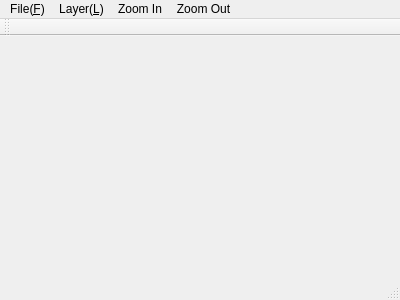
<?xml version="1.0" encoding="UTF-8"?>
<ui version="4.0">
 <class>MainWindow</class>
 <widget class="QMainWindow" name="MainWindow">
  <property name="geometry">
   <rect>
    <x>0</x>
    <y>0</y>
    <width>400</width>
    <height>300</height>
   </rect>
  </property>
  <property name="windowTitle">
   <string>MainWindow</string>
  </property>
  <widget class="QWidget" name="centralWidget"/>
  <widget class="QMenuBar" name="menuBar">
   <property name="geometry">
    <rect>
     <x>0</x>
     <y>0</y>
     <width>400</width>
     <height>21</height>
    </rect>
   </property>
   <widget class="QMenu" name="menuFile_F">
    <property name="title">
     <string>File(&amp;F)</string>
    </property>
    <addaction name="actionOpenProject"/>
   </widget>
   <widget class="QMenu" name="menuLayer_L">
    <property name="title">
     <string>Layer(&amp;L)</string>
    </property>
    <widget class="QMenu" name="menu_geometrical_measurement">
     <property name="title">
      <string>  geometrical measurement</string>
     </property>
     <addaction name="actionpoint_geometry"/>
     <addaction name="actionarea"/>
     <addaction name="actionazimuthal"/>
    </widget>
    <addaction name="actionAddVectorLayer"/>
    <addaction name="actionAddRasterLayer"/>
    <addaction name="action_annotation_layer"/>
    <addaction name="separator"/>
    <addaction name="actionZoomOut"/>
    <addaction name="actionZoom_In"/>
    <addaction name="actionlabel_ON"/>
    <addaction name="actionvector_symbol_change"/>
    <addaction name="actionelevation_DTED_Layer"/>
    <addaction name="menu_geometrical_measurement"/>
    <addaction name="actionPanning"/>
   </widget>
   <widget class="QMenu" name="menuZoom_In">
    <property name="title">
     <string>Zoom In</string>
    </property>
   </widget>
   <widget class="QMenu" name="menuZoom_Out">
    <property name="title">
     <string>Zoom Out</string>
    </property>
   </widget>
   <addaction name="menuFile_F"/>
   <addaction name="menuLayer_L"/>
   <addaction name="menuZoom_In"/>
   <addaction name="menuZoom_Out"/>
  </widget>
  <widget class="QToolBar" name="mainToolBar">
   <attribute name="toolBarArea">
    <enum>TopToolBarArea</enum>
   </attribute>
   <attribute name="toolBarBreak">
    <bool>false</bool>
   </attribute>
  </widget>
  <widget class="QStatusBar" name="statusBar"/>
  <action name="actionOpenProject">
   <property name="text">
    <string>Open</string>
   </property>
  </action>
  <action name="actionAddVectorLayer">
   <property name="text">
    <string>Add Vector Layer</string>
   </property>
  </action>
  <action name="actionAddRasterLayer">
   <property name="text">
    <string>Add Raster Layer</string>
   </property>
  </action>
  <action name="action_annotation_layer">
   <property name="text">
    <string>Add  annotation layer</string>
   </property>
  </action>
  <action name="actionplus">
   <property name="text">
    <string>plus</string>
   </property>
  </action>
  <action name="actionMinus">
   <property name="text">
    <string>Minus</string>
   </property>
  </action>
  <action name="actionZoomOut">
   <property name="text">
    <string>Zoom Out</string>
   </property>
  </action>
  <action name="actionZoom_In">
   <property name="text">
    <string>Zoom In</string>
   </property>
  </action>
  <action name="actionlabel_ON">
   <property name="text">
    <string>label_ON</string>
   </property>
  </action>
  <action name="actionvector_symbol_change">
   <property name="text">
    <string>vector_symbol_change</string>
   </property>
  </action>
  <action name="actionelevation_DTED_Layer">
   <property name="text">
    <string>elevation_DTED_Layer</string>
   </property>
  </action>
  <action name="actionpoint_geometry">
   <property name="text">
    <string>line geometry</string>
   </property>
  </action>
  <action name="actionarea">
   <property name="text">
    <string>area geometry</string>
   </property>
  </action>
  <action name="actionazimuthal">
   <property name="text">
    <string>azimuthal geometry</string>
   </property>
  </action>
  <action name="actionPanning">
   <property name="text">
    <string>Panning</string>
   </property>
  </action>
 </widget>
 <layoutdefault spacing="6" margin="11"/>
 <resources/>
 <connections/>
</ui>
